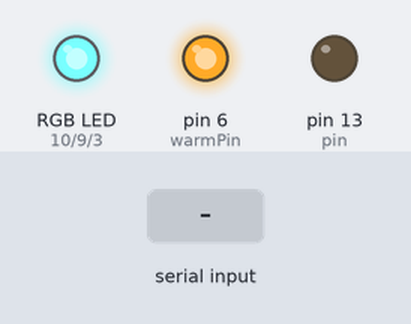
Recording of a sketch running on a simulated Arduino Uno, built with avr-gcc and run on an emulated ATmega328P. Parts: an RGB LED mixed from three pins (HIGH = lit), output pins drawn as LEDs (lit = HIGH). The inputs (shaded band) are chosen by the test bench. Pins used as bus, display or sensor lines are not drawn; what the sketch prints to the serial monitor is not drawn.

Above: at 1.2 s.
1.3 s: "90,45,200,10,150,30\n" received over Serial
At 2.2 s:
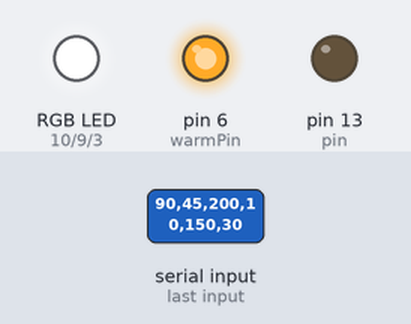
2.9 s: "90,45,200\n" received over Serial
4.8 s: "30,150,10\n" received over Serial
At 4.97 s:
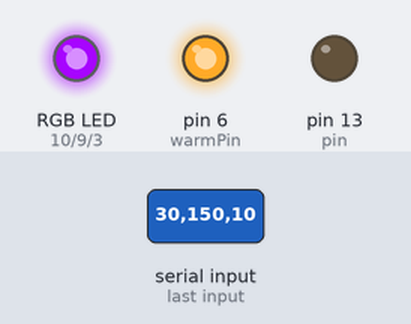
7.8 s: "90,45\n" received over Serial
At 8.5 s:
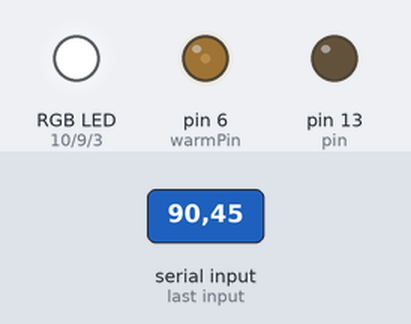
Timing chart, 0 to 10.8 s (numbered marks = the images above; inputs shaded):
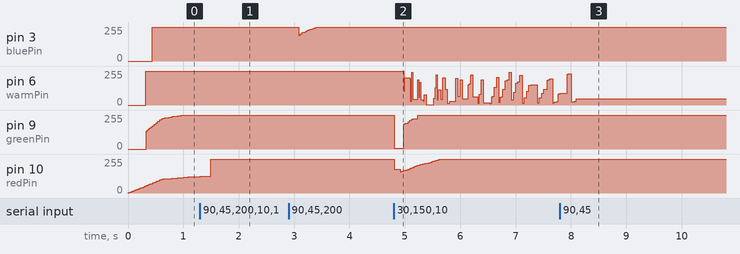

The sketch:

BT.ino
```cpp
#include <EEPROM.h>

int incomingByte = 0;   // for incoming serial data
int pin = 13;
int tx=1;
int rx=0;

int redPin = 10;
int greenPin = 9;
int bluePin = 3;
int coldPin = 5;
int warmPin = 6;
int fMem =100;

int r = 255;
int g = 255;
int b = 255;
int c= 0;
int w = 0;
int f=2000;

float dr = 0;
float dg = 0;
float db = 0;
float dc= 0;
float dw = 0;

boolean on = true;
int d =1000;
byte inSerial[15];
int i=0;
int m=0;

long lastMillis=millis();

void setup() {
        Serial.begin(9600);     // opens serial port, sets data rate to 9600 bps
        pinMode(pin,OUTPUT);
        pinMode(redPin,OUTPUT);
        pinMode(greenPin,OUTPUT);
        pinMode(bluePin,OUTPUT);
        pinMode(warmPin,OUTPUT);
        pinMode(bluePin,OUTPUT);
        pinMode(tx,OUTPUT);
        pinMode(rx,INPUT);
        r=EEPROM.read(redPin);
        g=EEPROM.read(greenPin);
        b=EEPROM.read(bluePin);
        w=EEPROM.read(warmPin);
        c=EEPROM.read(coldPin);
        f=EEPROM.read(fMem);
        if(f<10)
        f=2000;


}

void loop(){


    if (Serial.available() > 0) {

       while (Serial.available() > 0) {
         inSerial[i]=Serial.read();
          Serial.println((char*)inSerial);
         i++;
       }
       if(strstr((char*)inSerial,"#")){
         Serial.println("break");
       inSerial[i-1]='\0';
      Check_Protocol(inSerial);
      i=0;
      m=0;
       }
     }
     dynamicColor();
     analogWrite(redPin,dr);
     analogWrite(bluePin,db);
     analogWrite(greenPin,dg);
     analogWrite(coldPin,dc);
     analogWrite(warmPin,dw);
     }
void dynamicColor(){

    dr= calcNew(dr,r,millis()-lastMillis);
    dg= calcNew(dg,g,millis()-lastMillis);
    db= calcNew(db,b,millis()-lastMillis);
    dw= calcNew(dw,w,millis()-lastMillis);
    dc= calcNew(dc,c,millis()-lastMillis);
    lastMillis=millis();

}
float calcNew(float dynamic, float target, float delta){
  float linearAd=255;
  if(target<dynamic) linearAd=-255;
  double change=(target/2-dynamic/2+linearAd)*(delta/f );

  double result=dynamic+change;
  if(abs(change)>=abs(target-dynamic)) result =target;
//   Serial.println("break");
//   Serial.println(result);
//   Serial.println(delta);
//   Serial.println(dynamic);
//   Serial.println(target);
  return result;
}

void Check_Protocol(byte inStr[]){
  int i=0;
  int m=0;
  Serial.println((char*)inStr);
  if(strstr((char*)inSerial,"r")){

    r=atoi((char*)inStr);
    EEPROM.write(redPin,r);

  }else if(strstr((char*)inSerial,"g")){

   g=atoi((char*)inStr);
   EEPROM.write(greenPin,g);

  }else if(strstr((char*)inSerial,"b")){

   b=atoi((char*)inStr);
   EEPROM.write(bluePin,b);

  } else if(strstr((char*)inSerial,"c")){

   c=atoi((char*)inStr);
   EEPROM.write(coldPin,c);

  }else if(strstr((char*)inSerial,"w")){

   w=atoi((char*)inStr);
   EEPROM.write(warmPin,w);

  }else if(strstr((char*)inSerial,"f")){

   f=atoi((char*)inStr);
   EEPROM.write(fMem,f);

  }
    for(m=0;m<11;m++){
      inStr[m]=0;}
       i=0;
 }
```
